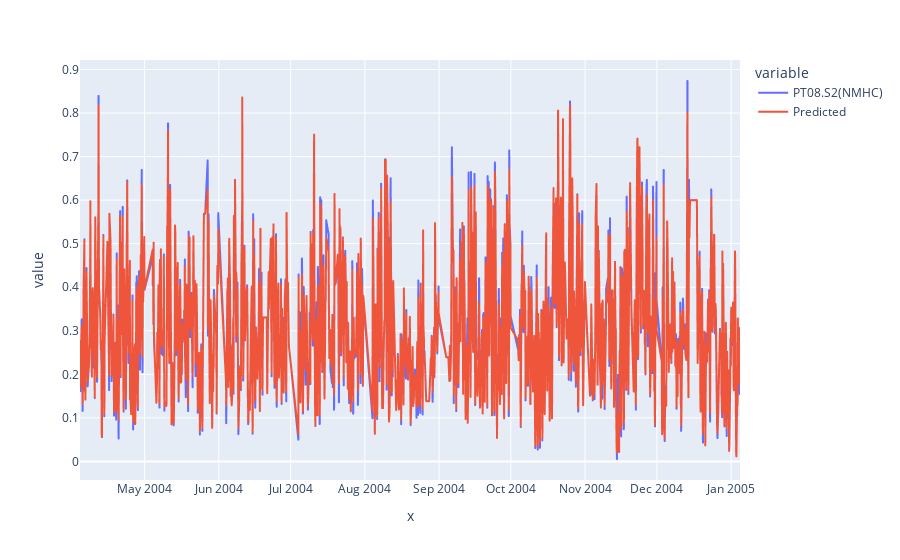

Notebook cell for this chart:
### Code cell
fig = px.line(df_result.dropna(axis=0), x=df_result.dropna(axis=0).index, y = [label_col,'Predicted'])
fig.show()

### Figure 1 — Plotly figure (JSON) as saved in the notebook; plotly's stock layout.template omitted (floating-point values rounded to 4 significant figures; data arrays with more than 128 entries replaced by an {"elided": "..."} marker saying what was removed)
{"data": [{"hovertemplate": "variable=PT08.S2(NMHC)<br>x=%{x}<br>value=%{y}<extra></extra>", "legendgroup": "PT08.S2(NMHC)", "line": {"color": "#636efa", "dash": "solid"}, "mode": "lines", "name": "PT08.S2(NMHC)", "showlegend": true, "type": "scattergl", "x": {"elided": "1526 str values"}, "xaxis": "x", "y": {"elided": "1526 float values"}, "yaxis": "y"}, {"hovertemplate": "variable=Predicted<br>x=%{x}<br>value=%{y}<extra></extra>", "legendgroup": "Predicted", "line": {"color": "#EF553B", "dash": "solid"}, "mode": "lines", "name": "Predicted", "showlegend": true, "type": "scattergl", "x": {"elided": "1526 str values"}, "xaxis": "x", "y": {"elided": "1526 float values"}, "yaxis": "y"}], "layout": {"legend": {"title": {"text": "variable"}, "tracegroupgap": 0}, "margin": {"t": 60}, "xaxis": {"anchor": "y", "domain": [0, 1], "title": {"text": "x"}}, "yaxis": {"anchor": "x", "domain": [0, 1], "title": {"text": "value"}}}}
